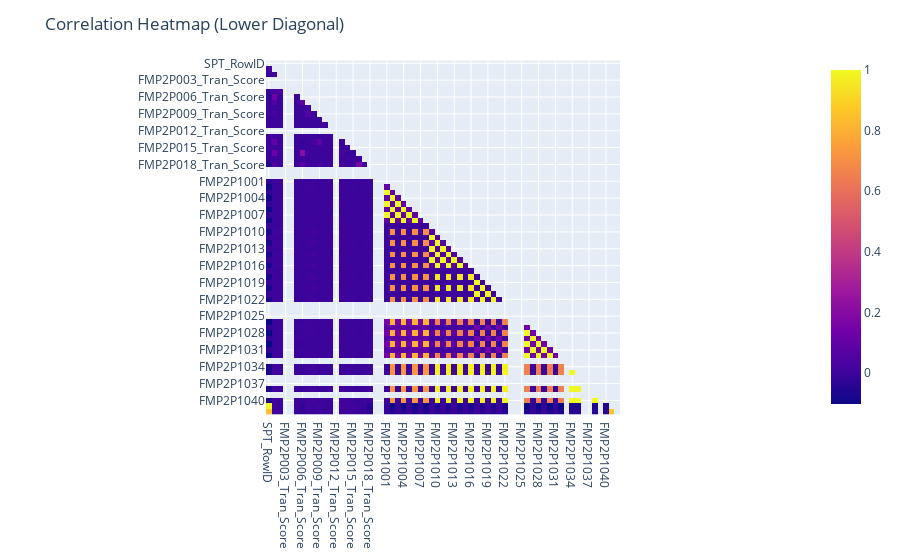

Notebook code for this chart:
### Code cell
mask = np.triu(np.ones_like(correlation_matrix, dtype=bool))

# Set the upper triangle values to NaN to hide them
correlation_matrix = correlation_matrix.where(~mask, np.nan)

# Create a correlation heatmap with only the lower diagonal using Plotly
fig = px.imshow(correlation_matrix, x=correlation_matrix.columns, y=correlation_matrix.columns)
fig.update_layout(title='Correlation Heatmap (Lower Diagonal)')
fig.show()

### Figure 1 — Plotly figure (JSON) as saved in the notebook; plotly's stock layout.template omitted (floating-point values rounded to 4 significant figures; data arrays with more than 128 entries replaced by an {"elided": "..."} marker saying what was removed)
{"data": [{"coloraxis": "coloraxis", "hovertemplate": "x: %{x}<br>y: %{y}<br>color: %{z}<extra></extra>", "name": "0", "type": "heatmap", "x": ["SPT_RowID", "FMP2P001_Tran_Score", "FMP2P002_Tran_Score", "FMP2P003_Tran_Score", "FMP2P004_Tran_Score", "FMP2P005_Tran_Score", "FMP2P006_Tran_Score", "FMP2P007_Tran_Score", "FMP2P008_Tran_Score", "FMP2P009_Tran_Score", "FMP2P010_Tran_Score", "FMP2P011_Tran_Score", "FMP2P012_Tran_Score", "FMP2P013_Tran_Score", "FMP2P014_Tran_Score", "FMP2P015_Tran_Score", "FMP2P016_Tran_Score", "FMP2P017_Tran_Score", "FMP2P018_Tran_Score", "FMP2P019_Tran_Score", "FMP2P020_Tran_Score", "FMP2P1001", "FMP2P1002", "FMP2P1003", "FMP2P1004", "FMP2P1005", "FMP2P1006", "FMP2P1007", "FMP2P1008", "FMP2P1009", "FMP2P1010", "FMP2P1011", "FMP2P1012", "FMP2P1013", "FMP2P1014", "FMP2P1015", "FMP2P1016", "FMP2P1017", "FMP2P1018", "FMP2P1019", "FMP2P1020", "FMP2P1021", "FMP2P1022", "FMP2P1023", "FMP2P1024", "FMP2P1025", "FMP2P1026", "FMP2P1027", "FMP2P1028", "FMP2P1029", "FMP2P1030", "FMP2P1031", "FMP2P1032", "FMP2P1033", "FMP2P1034", "FMP2P1035", "FMP2P1036", "FMP2P1037", "FMP2P1038", "FMP2P1039", "FMP2P1040", "Sum", "label"], "xaxis": "x", "y": ["SPT_RowID", "FMP2P001_Tran_Score", "FMP2P002_Tran_Score", "FMP2P003_Tran_Score", "FMP2P004_Tran_Score", "FMP2P005_Tran_Score", "FMP2P006_Tran_Score", "FMP2P007_Tran_Score", "FMP2P008_Tran_Score", "FMP2P009_Tran_Score", "FMP2P010_Tran_Score", "FMP2P011_Tran_Score", "FMP2P012_Tran_Score", "FMP2P013_Tran_Score", "FMP2P014_Tran_Score", "FMP2P015_Tran_Score", "FMP2P016_Tran_Score", "FMP2P017_Tran_Score", "FMP2P018_Tran_Score", "FMP2P019_Tran_Score", "FMP2P020_Tran_Score", "FMP2P1001", "FMP2P1002", "FMP2P1003", "FMP2P1004", "FMP2P1005", "FMP2P1006", "FMP2P1007", "FMP2P1008", "FMP2P1009", "FMP2P1010", "FMP2P1011", "FMP2P1012", "FMP2P1013", "FMP2P1014", "FMP2P1015", "FMP2P1016", "FMP2P1017", "FMP2P1018", "FMP2P1019", "FMP2P1020", "FMP2P1021", "FMP2P1022", "FMP2P1023", "FMP2P1024", "FMP2P1025", "FMP2P1026", "FMP2P1027", "FMP2P1028", "FMP2P1029", "FMP2P1030", "FMP2P1031", "FMP2P1032", "FMP2P1033", "FMP2P1034", "FMP2P1035", "FMP2P1036", "FMP2P1037", "FMP2P1038", "FMP2P1039", "FMP2P1040", "Sum", "label"], "yaxis": "y", "z": {"elided": "63x63 float values"}}], "layout": {"coloraxis": {"colorscale": [[0, "#0d0887"], [0.1111, "#46039f"], [0.2222, "#7201a8"], [0.3333, "#9c179e"], [0.4444, "#bd3786"], [0.5556, "#d8576b"], [0.6667, "#ed7953"], [0.7778, "#fb9f3a"], [0.8889, "#fdca26"], [1, "#f0f921"]]}, "margin": {"t": 60}, "title": {"text": "Correlation Heatmap (Lower Diagonal)"}, "xaxis": {"anchor": "y", "constrain": "domain", "domain": [0, 1], "scaleanchor": "y"}, "yaxis": {"anchor": "x", "autorange": "reversed", "constrain": "domain", "domain": [0, 1]}}}
